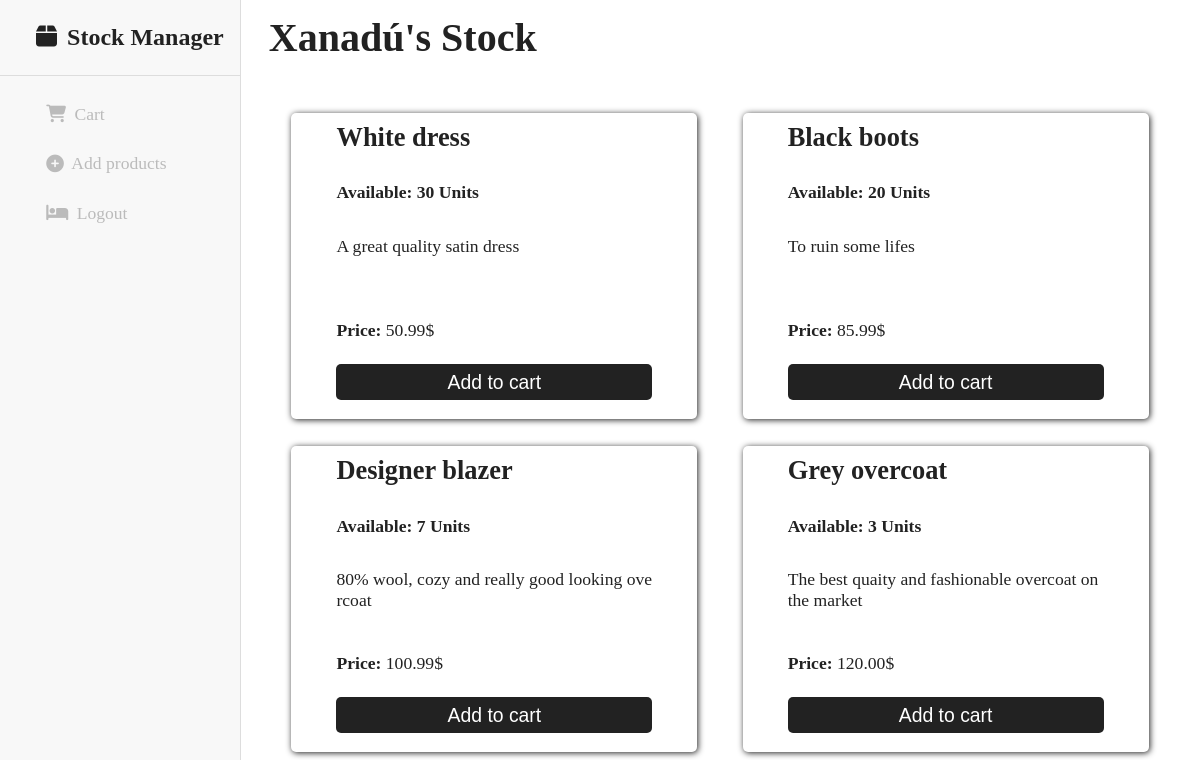
The app's page /stock/1 (signed in) with its own data.
### Stocks/models.py (models this page shows, shortened)
class store(models.Model):
    name = models.CharField(max_length=100)
    address = models.CharField(max_length=200)
    owner = models.ForeignKey(CustomUser, on_delete=models.CASCADE, default=1)

class amount_of_product(models.Model):
    stock = models.ForeignKey(stock, on_delete=models.CASCADE)
    product = models.ForeignKey(product, on_delete=models.CASCADE)
    quantity = models.PositiveIntegerField(default=0)
    sold = models.PositiveIntegerField(default=0)
    class Meta:
        unique_together = ('stock', 'product')

class product(models.Model):
    name = models.CharField(max_length=50)
    price = models.DecimalField(max_digits=6, decimal_places=2)
    description = models.CharField(max_length=100)
    on_sale = models.BooleanField(default=False)
    owner = models.ForeignKey(CustomUser, on_delete=models.CASCADE, default=1)
    def __str__(self):
        return self.name

### Stocks/views.py (the view)
# urls.py: path('stock/<int:store_id>', views.stores_stock, name='stores_stock'),
@login_required
def stores_stock(request, store_id):
    currentStore = store.objects.get(id=store_id)
    stock = currentStore.stock
    form = AddProductForm(user=request.user)
    context = {
            'user': request.user,
            'form': form,
            'store': currentStore,
            'stock': stock
        }
    return render(request, 'Stocks/stock.html', context)

### Stocks/templates/Stocks/stock.html (shortened to what this page needs)
{% load static %}
<!DOCTYPE html>
<html lang="en">
<head>
    <link rel="stylesheet" href="{% static 'styles.css' %}">
</head>
<body>
    <nav id="navbar">
        <h1 class="nav-title"><a href="/"><i class="fa-solid fa-box"></i> Stock Manager</a></h1>
        <ul>
            <li><a ><i class="fa-solid fa-cart-shopping"></i> Cart</a></li>
            <li><a onclick="showForm()"><i class="fa-solid fa-circle-plus"></i> Add products</a></li>
            <li>
                <a href="{% url 'user_logout' %}" class="logout_button dropdown-item">
                <i class="fa-solid fa-bed"></i> Logout</a>
            </li>
        </ul>
    </nav>
    <div class="dashboard">
        <p class="page">{{store.name}}'s Stock</p>
        <div class="store-container">
            {% for product in stock.amount_of_product_set.all %}
             <div class="store-product">
                <h2>{{ product.product }}</h2>
                <h4>Available: {{ product.quantity }} Units</h4>
                <p id="description">{{product.product.description}}</p>
                <p><strong>Price: </strong>{{product.product.price}}$</p>
                <button type="button" id="add_to_cart" onclick="addToCart('{{product.product.id}}')">Add to cart</button>
             </div>
            {% endfor %}
        </div>
    </div>
</body>
</html>

### Stocks/static/styles.css (style rules this page uses)
html, body { width: 100%; min-height: 100%; font-family:'Franklin Gothic Medium'; display: flex; margin: 0; color: #222; }
#navbar { display: flex; background-color: rgba(248, 248, 248, 1); max-width: 300px; width: 20vw; min-height: 100%; flex-direction: column; margin: 0; overflow: hidden; outline: 1px #ddd solid; }
.nav-title { margin: 0; outline: 1px #ddd solid; padding: 10% 0 10% 15%; }
a { text-decoration: none; color: #222; cursor: pointer; }
button { cursor: pointer; }
ul { display: flex; flex-direction: column; width: 100%; max-width: 300px; margin: 10% 0 0 0; padding: 0; }
i { margin-right: 2%; }
li { list-style: none; font-size: 1.1rem; padding: 2% 0 10% 15%; }
li a { color: #bbb; padding: 5%; border-radius: 5px; }
.dashboard { flex: 1; display: flex; width: 80vw; min-height: 100%; flex-direction: column; overflow: auto; flex-grow: 1; }
.page { margin: 1.5% 5%; font-size: 2.5rem; font-weight: bold; max-height: 12%; padding: 1.5% 0 2% 3%; margin: 0; }
h2 { margin: 0; }
.store-product { font-size: 110%; display: flex; flex-direction: column; padding: 2% 10%; height: 18rem; min-width: 70%; border-radius: 5px; box-shadow: 1px 1px 6px #222; margin: 3% 5%; gap: 2%; word-break: break-all; }
#add_to_cart { background-color: #222; border: none; color: #fff; width: 100%; padding: 2% 10%; display: grid; place-items: center; height: fit-content; border-radius: 5px; font-size: 110%; }
#description { margin: 1% 0; height: 20%; }
.store-container { display: grid; grid-template-columns: repeat(2, 50%); padding: 2% 3%; place-items: center; overflow-y: scroll; }

### records on screen
store: name "Xanadú"
amount_of_product: product "White dress", quantity "30", product.description "A great quality satin dress", product.price "50.99"
amount_of_product: product "Black boots", quantity "20", product.description "To ruin some lifes", product.price "85.99"
amount_of_product: product "Designer blazer", quantity "7", product.description "80% wool, cozy and really good looking overcoat", product.price "100.99"
amount_of_product: product "Grey overcoat", quantity "3", product.description "The best quaity and fashionable overcoat on the market", product.price "120.00"
